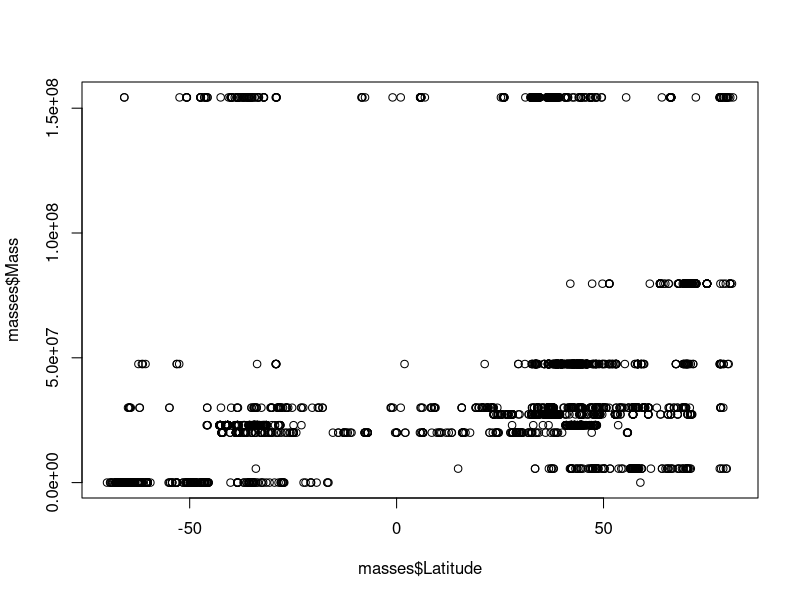

The R source for this figure:
## ---- chunk 1
knitr::opts_chunk$set(echo = TRUE)
## ---- chunk 2
library(tidyverse)
masses <- read_csv("data/BodyMassData.csv")
## ---- chunk 3
plot(masses$Latitude, masses$Mass)    
